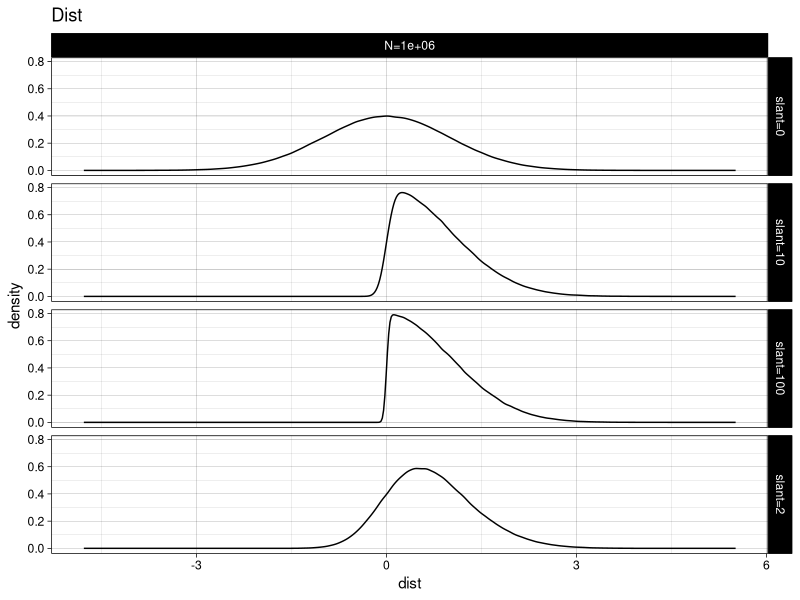

Here is the R script that generated this plot: (Note: this script raises an error after producing the figure.)
## ---- chunk 1
library(magrittr)
library(sn)
library(ggplot2)
library(dplyr)
library(tidyverse)

generate_data<-function(para,R=5000,location=0,scale=1){
  N<-para$N
  slant<-para$slant
  delta<-slant/(sqrt(1+slant^2))
  pop_mean<-location+scale*delta*sqrt(2/pi)
  pop_sd<- sqrt(scale^2*(1-((2*delta^2)/pi)))
  Z<-rnorm(R)
  sample_dist_clt<-Z*(pop_sd/sqrt(N))+pop_mean
  random.skew<-array(rsn(R*N,xi=location,omega=scale,alpha=slant),dim=c(R,N))#rsn  random skew normal
  sample_dist_sim<-apply(random.skew,1,mean)
  df<-data.frame(N=N,slant=slant,N_f=paste0('N=',as.character(N)),slant_f=paste0('slant=',as.character(slant)),sample_dist_sim=sort(sample_dist_sim),sample_dist_clt=sort(sample_dist_clt))
}

## ---- chunk 2
settings<-expand.grid(N=c(5,10,20,40),slant=c(0,2,10,100))
settings
## ---- chunk 3
gen_dist<-function(para){
  N<-para$N
  slant<-para$slant
  data.frame(N=N,slant=slant,N_f=paste0('N=',as.character(N)),slant_f=paste0('slant=',as.character(slant)),dist=rsn(n=N,alpha=slant))
}

set.seed(1011)

settings_1<-expand.grid(N=1000000,slant=c(0,2,10,100))
dist_out<-settings_1 %>% 
  split(seq(1,4)) %>% 
  map(gen_dist) %>% 
  do.call(rbind,.)



graph1<-ggplot(dist_out,aes(x=dist))+ geom_line(stat="density")+theme_linedraw()+facet_grid(rows=vars(slant_f),cols=vars(N_f))+labs(title='Dist')
graph1
## ---- chunk 4
output<-settings%>% 
  split(seq(nrow(.))) %>% 
  map(generate_data) %>% 
  do.call(rbind,.) 

output
## ---- chunk 5
graph2<-ggplot(output,aes(x = sample_dist_clt,
           y = sample_dist_sim)) +
  geom_point(alpha = 0.8,
             size = 0.4) +geom_abline(slope = 1,size=.1,col='purple')+
  theme_linedraw() +
  labs(title = "QQ plot"
      ) +
facet_grid(rows=vars(slant_f),cols=vars(N_f)) 
## ---- chunk 6
library("cowplot")
ggdraw() +
  draw_plot(graph1, x = 0, y = 0, width = .2, height = 1) +
  draw_plot(graph2, x = .2, y = 0, width = .7, height = 1)
